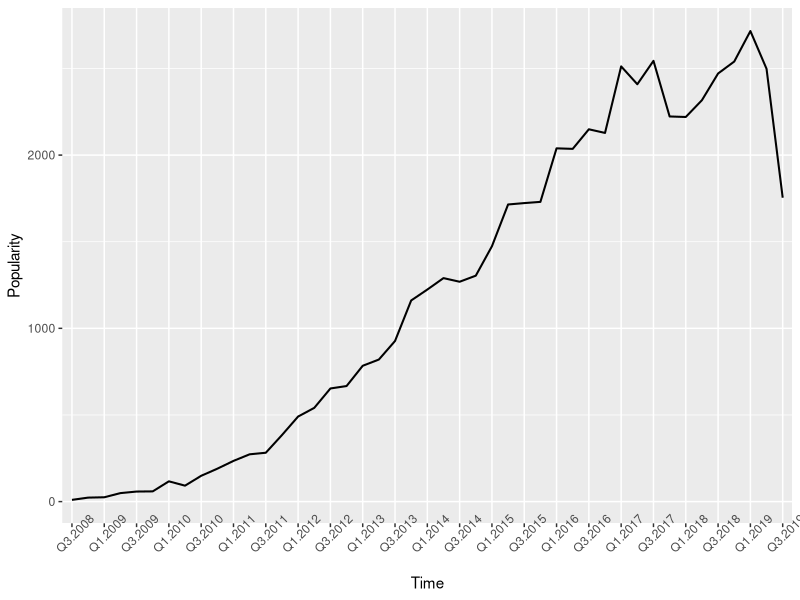

Here is the R script that generated this plot: (Note: this script raises an error after producing the figure.)
library(ggplot2)
library(dplyr)
library(tidyr)

read.csv("final1_quarter.csv", header = T) %>% select(-c("Q4.2019", "Q1.2020")) -> df

#read.csv("final1_year.csv", header = T) -> df


df[which(df$TopicNumber == 'topic_845'),] -> 
  theme 

colSums(theme %>% select(-c("Tag", "Propensity", "TopicNumber"))) -> 
  Popularity 

theme_general <- data.frame(Popularity) 
theme_general$Time = rownames(theme_general)

every_nth = function(n) {
  return(function(x) {x[c(TRUE, rep(FALSE, n - 1))]})
}

theme_general$Time <- ordered(theme_general$Time, levels = theme_general$Time)

ggplot(theme_general, aes(x = Time, y = Popularity, group = 1)) + 
  geom_line(size = 0.7) +
  scale_x_discrete(breaks = every_nth(n = 2)) + 
  theme(axis.text.x = element_text(angle = 45)) 

times <- as.character(theme_general$Time)
theme_gathered <- pivot_longer(theme, times, "Time", values_to = "Popularity")
theme_gathered$Time <- ordered(theme_gathered$Time, levels = unique(theme_gathered$Time))
theme_gathered$Tag  <- with(theme_gathered, reorder(Tag, -Propensity))

ggplot(theme_gathered, aes(x = Time, y = Popularity, col = Tag, group = Tag)) + 
  geom_line(size = 0.7) +
  scale_x_discrete(breaks = every_nth(n = 3)) + 
  theme(axis.text.x = element_text(angle = 45)) 